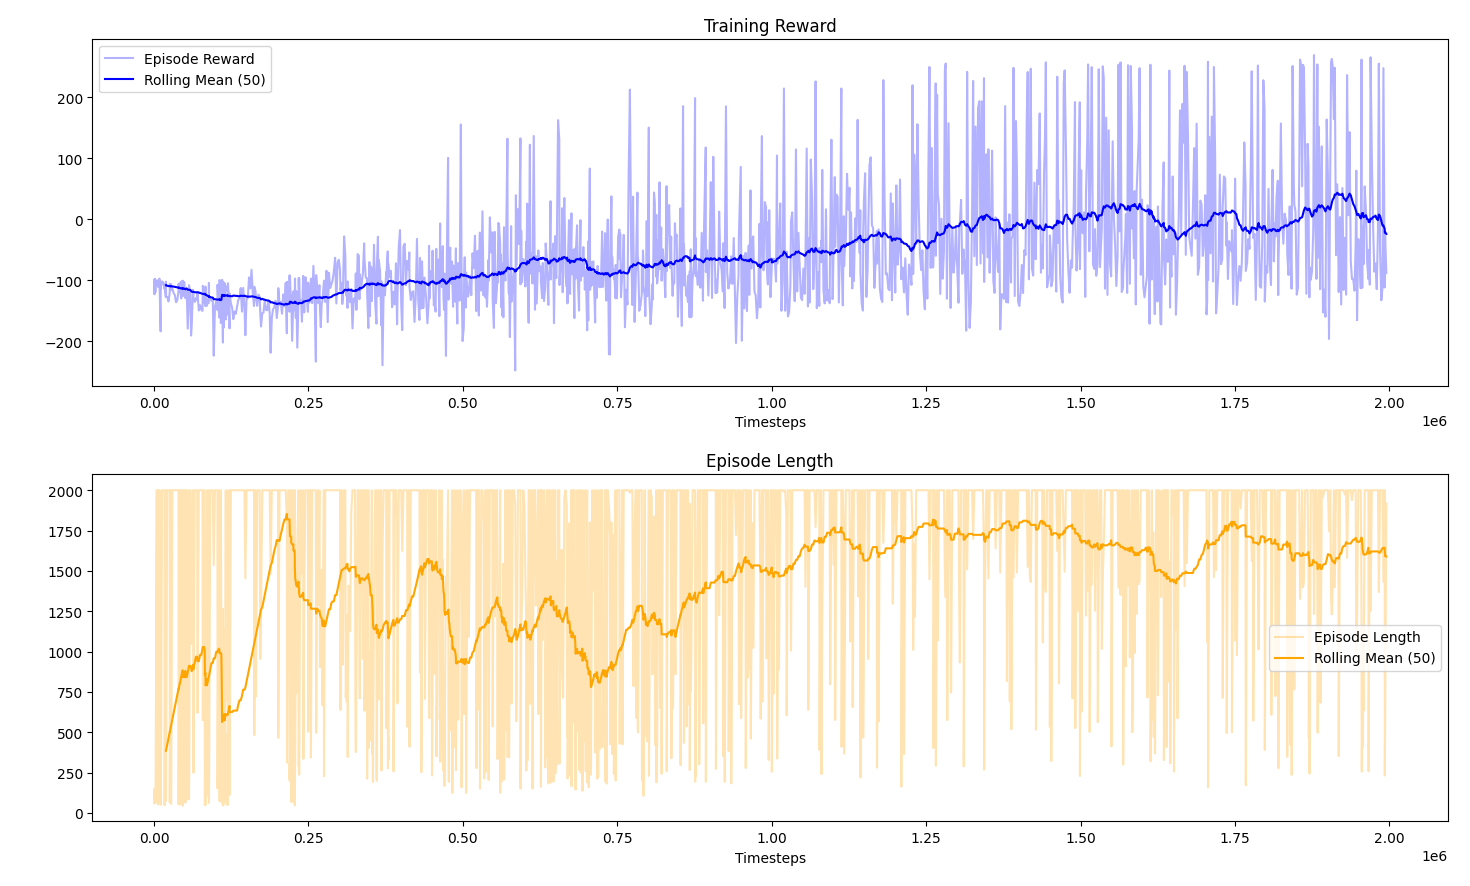

This chart was generated by the following Python code:
import gymnasium as gym
from sb3_contrib import TQC
from stable_baselines3.common.env_util import make_vec_env
from stable_baselines3.common.vec_env import VecNormalize
from stable_baselines3.common.results_plotter import load_results, ts2xy
import numpy as np
import os
import matplotlib.pyplot as plt
import pandas as pd

def main():
    print("Starting TQC BipedalWalker training...")
    
    # Configuration
    ENV_ID = "BipedalWalkerHardcore-v3"
    LOG_DIR = "tmp_tqc_bipedal_walker/"
    MODEL_PATH = "model_training/bipedal_walker/tqc_model"
    STATS_PATH = "model_training/bipedal_walker/tqc_vec_normalize.pkl"
    N_ENVS = 4 # TQC is off-policy, so fewer parallel envs are often better for wall-time efficiency vs sample efficiency trade-off
    TOTAL_TIMESTEPS = 2_000_000 
    
    os.makedirs(LOG_DIR, exist_ok=True)
    
    # 1. Create Vectorized Environment
    env = make_vec_env(ENV_ID, n_envs=N_ENVS, monitor_dir=LOG_DIR)
    env = VecNormalize(env, norm_obs=True, norm_reward=True, clip_obs=10.)
    
    # 2. Instantiate the agent
    # Hyperparameters tuned for BipedalWalkerHardcore-v3
    # Based on RL Baselines3 Zoo
    policy_kwargs = dict(n_critics=2, n_quantiles=25)
    
    model = TQC(
        "MlpPolicy",
        env,
        top_quantiles_to_drop_per_net=2, 
        verbose=1,
        policy_kwargs=policy_kwargs,
        learning_rate=3e-4,
        buffer_size=1000000,
        batch_size=256,
        ent_coef='auto',
        gamma=0.99,
        tau=0.005,
        target_update_interval=1,
        train_freq=1,
        gradient_steps=1,
        learning_starts=10000,
        use_sde=True, # State Dependent Exploration
        tensorboard_log=LOG_DIR
    )

    # 3. Train the agent
    print(f"Training for {TOTAL_TIMESTEPS} timesteps...")
    try:
        model.learn(total_timesteps=TOTAL_TIMESTEPS, log_interval=4)
    except KeyboardInterrupt:
        print("\nTraining interrupted by user. Saving current progress...")
    
    print("Training finished (or interrupted).")

    # 4. Save Model and Normalization Stats
    model.save(MODEL_PATH)
    env.save(STATS_PATH)
    print(f"Model saved to {MODEL_PATH}")
    
    env.close()

    # --- Plotting Code ---
    print("Plotting training metrics...")
    try:
        # Load results from monitor files
        df = load_results(LOG_DIR)
        
        # Calculate rolling window for smoother plots
        window_size = 50
        df['rolling_reward'] = df['r'].rolling(window=window_size).mean()
        df['rolling_len'] = df['l'].rolling(window=window_size).mean()

        fig, (ax1, ax2) = plt.subplots(2, 1, figsize=(10, 8))

        # Reward Plot
        # We plot against total timesteps: 'l'.cumsum() is a good approximation for x-axis
        x_axis = df['l'].cumsum()
        
        ax1.plot(x_axis, df['r'], alpha=0.3, color='blue', label='Episode Reward')
        ax1.plot(x_axis, df['rolling_reward'], color='blue', label=f'Rolling Mean ({window_size})')
        ax1.set_title("Training Reward")
        ax1.set_xlabel("Timesteps")
        ax1.legend()
        
        # Length Plot
        ax2.plot(x_axis, df['l'], alpha=0.3, color='orange', label='Episode Length')
        ax2.plot(x_axis, df['rolling_len'], color='orange', label=f'Rolling Mean ({window_size})')
        ax2.set_title("Episode Length")
        ax2.set_xlabel("Timesteps")
        ax2.legend()
        
        plt.tight_layout()
        plt.show() # This will pop up a window
        print("Plot displayed.")
        
    except Exception as e:
        print(f"Error plotting: {e}")
    # ---------------------

    # 5. Visualizing the trained agent
    print("\nVisualizing trained agent...")
    
    # Create a dummy environment for evaluation (single instance, render_mode='human')
    eval_env = make_vec_env(ENV_ID, n_envs=1, env_kwargs=dict(render_mode="human"))
    
    # Load the saved statistics
    # Note: TQC training uses VecNormalize, so we must load it for evaluation too
    if os.path.exists(STATS_PATH):
        eval_env = VecNormalize.load(STATS_PATH, eval_env)
        eval_env.training = False 
        eval_env.norm_reward = False
    else:
        print("Warning: Normalization stats not found. Performance might be poor.")
    
    # Load the agent
    loaded_model = TQC.load(MODEL_PATH)
    
    obs = eval_env.reset()
    try:
        for _ in range(2000):
            action, _states = loaded_model.predict(obs, deterministic=True)
            obs, reward, done, info = eval_env.step(action)
            
            if done:
                obs = eval_env.reset()
    except KeyboardInterrupt:
        print("Visualization interrupted.")
    finally:
        eval_env.close()
    
    print("Demonstration completed!")

if __name__ == "__main__":
    main()
